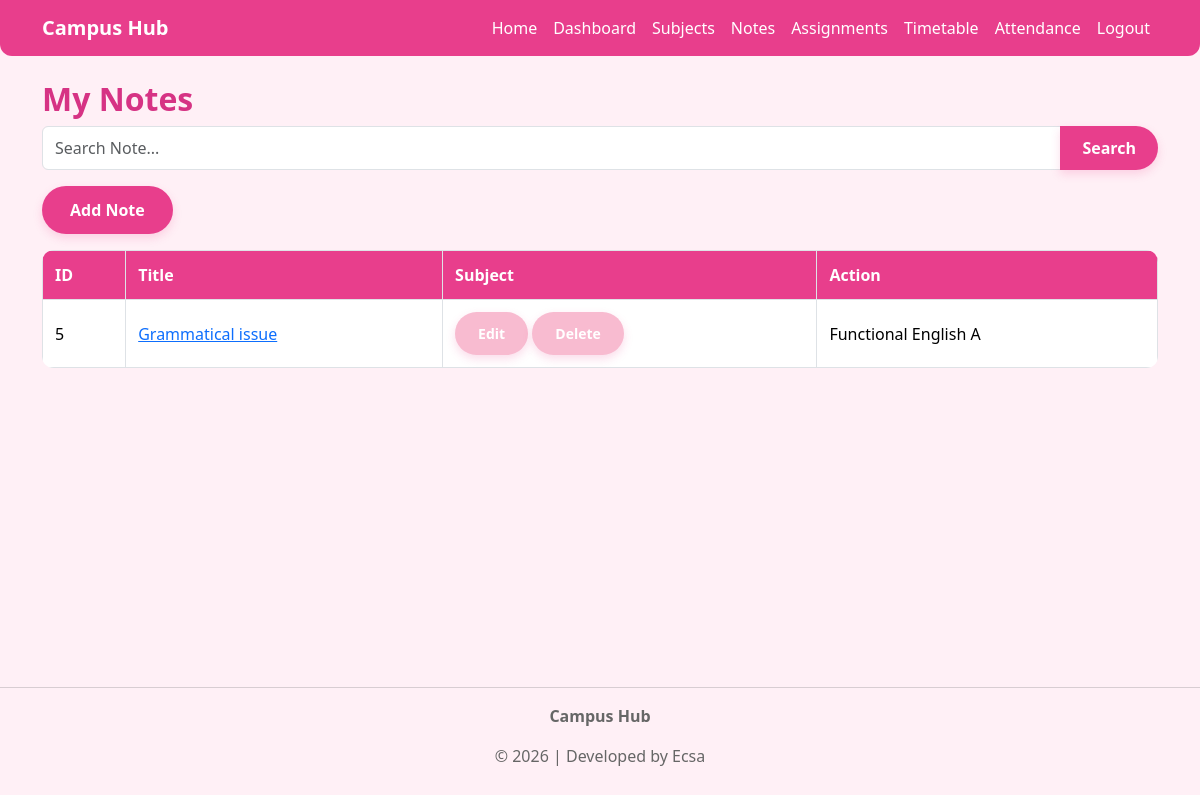
The page /notes (signed in) on the database its author committed.
### tables this page shows
CREATE TABLE notes (
    id INTEGER PRIMARY KEY AUTOINCREMENT,
    subject_id INTEGER NOT NULL,
    title TEXT NOT NULL,
    content TEXT NOT NULL,
    FOREIGN KEY(subject_id) REFERENCES subjects(id)
);

CREATE TABLE subjects (
    id INTEGER PRIMARY KEY AUTOINCREMENT,
    user_id INTEGER NOT NULL,
    subject_name TEXT NOT NULL,
    FOREIGN KEY(user_id) REFERENCES users(id)
);

### app.py (the view)
@app.route("/notes")
def notes():
    if "user_id" not in session:
        return redirect(url_for("login"))
    search = request.args.get("search")
    if search:
        notes = db.execute("""
            SELECT notes.*, subjects.subject_name
            FROM notes
            JOIN subjects
            ON notes.subject_id = subjects.id
            WHERE subjects.user_id = ?
            AND title LIKE ?
            ORDER BY notes.id DESC
        """,
        session["user_id"],
        "%" + search + "%")
    else:
        notes = db.execute("""
            SELECT notes.*, subjects.subject_name
            FROM notes
            JOIN subjects
            ON notes.subject_id = subjects.id
            WHERE subjects.user_id = ?
            ORDER BY notes.id DESC
        """,
        session["user_id"])
    return render_template("notes.html", notes=notes)

### templates/notes.html (shortened to what this page needs)
{% extends "layout.html" %}
{% block content %}
<h2>My Notes</h2>
<form method="GET" action="{{ url_for('notes') }}" class="mb-3">
<div class="input-group">
<input
type="text"
name="search"
class="form-control"
placeholder="Search Note..."
value="{{ request.args.get('search', '') }}">
<button class="btn btn-search">
Search
</button>
</div>
</form>
<a href="{{ url_for('add_note') }}" class="btn btn-add mb-3">
    Add Note
</a>
<table class="table table-bordered">
<tr>
    <th>ID</th>
    <th>Title</th>
    <th>Subject</th>
    <th>Action</th>
</tr>
{% for note in notes %}
<tr>
    <td>{{ note.id }}</td>
    <td>
    <a href="{{ url_for('note', id=note.id) }}">
        {{ note.title }}
    </a>
    <td>
<a href="{{ url_for('edit_note', id=note.id) }}"
class="btn btn-edit btn-sm">
Edit
</a>
<a href="{{ url_for('delete_note', id=note.id) }}"
class="btn btn-delete btn-sm"
onclick="return confirm('Are you sure you want to delete this note?')">
Delete
</a>
</td>
</td>
    <td>{{ note.subject_name }}</td>
</tr>
{% else %}
<tr>
    <td colspan="5" class="text-center">
        No notes found.
    </td>
</tr>
{% endfor %}
</table>
{% endblock %}

### static/css/style.css (style rules this page uses)
body { background:#fff0f6; }
.table { background:white; }
.table th { background:#e83e8c; color:white; }
h2 { font-weight:bold; color:#d63384; }
.btn-add { background:#e83e8c; color:white; border:none; }
.btn-edit { background:#f8bbd0; color:white; }
.btn-delete { background:#f8bbd0; color:white; }
.btn-search { background:#e83e8c; color:white; border:none; }
.btn-edit, .btn-delete, .btn-complete { padding:6px 12px; border-radius:8px; font-size:14px; }
.table td, .table th { vertical-align:middle; padding:12px; }
.table { border-radius:12px; overflow:hidden; }
.btn { box-shadow:0 4px 10px rgba(232,62,140,.18); }
.btn { border-radius:30px; padding:10px 22px; font-weight:600; box-shadow:0 4px 10px rgba(232,62,140,.18); }
html, body { height:100%; }
body { min-height:100vh; display:flex; flex-direction:column; background:#fff0f6; }
.btn-add { background:#e83e8c; color:white; border:none; border-radius:30px; padding:12px 28px; font-weight:600; transition:.3s; }

### rows shown on the page
notes: id "5", title "Grammatical issue", subject_name "Functional English A"
